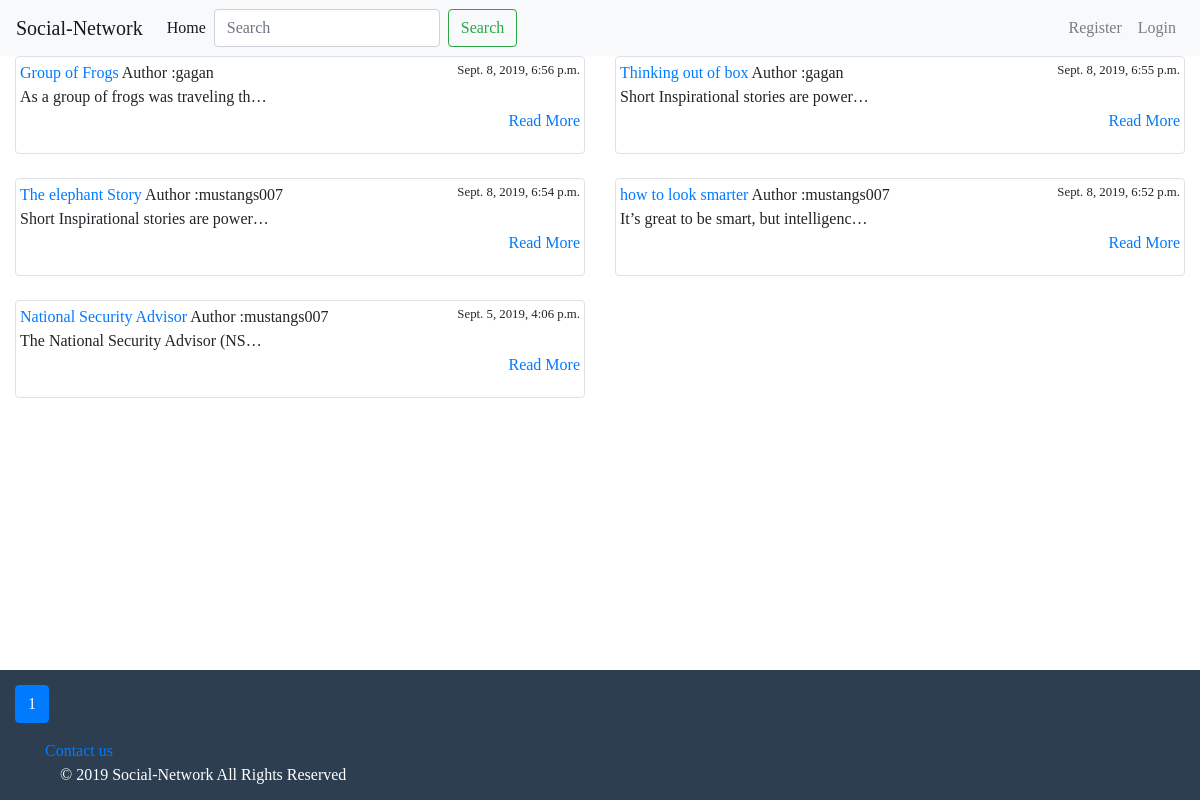
The page / on the database its author committed.
### blog/models.py (models this page shows, shortened)
class post(models.Model):
	objects = models.Manager()
	published = PublishedManager()
	STATUS=(
	('draft','Draft'),
	('published','Published',)
	)
	title=models.CharField(max_length=30)
	slug=models.SlugField(max_length=30)
	author=models.ForeignKey(User, related_name='blog_posts')
	body=models.TextField()
	likes=models.ManyToManyField(User, related_name="likes", blank=True)
	created=models.DateTimeField(auto_now_add=True)
	updated=models.DateTimeField(auto_now=True)
	status=models.CharField(max_length=10, choices=STATUS, default='draft')
	def get_absolute_url(self):
		return reverse("post_detail", args=[self.id , self.slug])

### blog/views.py (the view)
# urls.py: url(r'^$',views.post_list,name="post_list"),
def post_list(request):
	post_list = post.published.all().order_by('-id')
	query = request.GET.get('q')
	if query:
		post_list = post.published.filter(
		Q(title__icontains=query)|
		Q(author__username=query)|
		Q(body__icontains=query)
		)
	paginator = Paginator(post_list, 8)
	page = request.GET.get('page')
	try:
		posts= paginator.page(page)
	except PageNotAnInteger:
		posts = paginator.page(1)
	except EmptyPage:
		posts = paginator.page(paginator.num_pages)
	if page is None:
		start_index = 0
		end_index = 7
	else:
		(start_index, end_index )= proper_pagination(posts, index=3)
	page_range = list(paginator.page_range)[start_index:end_index]
	context={
	'posts':posts,
	'page_range':page_range,
	}
	return render(request,'blog/post_list.html',context)

### blog/models.py (called while the page is built)
	def get_queryset(self):
		return super(PublishedManager, self).get_queryset().filter(status="published")

### blog/templates/blog/post_list.html (shortened to what this page needs)
{% extends 'blog/base.html' %}
{% block content %}
   <div class="container-fluid">
   <div class="row">
   {% for p in posts %}
   <div class="col-md-6">
   <div class="img-thumbnail">
   <a href="{{ p.get_absolute_url }}">{{ p.title }}</a><small style="float:right">{{ p.created }}</small>
		Author :{{ p.author }}<br>
    <span style="display:block;text-overflow: ellipsis;width: 250px;overflow: hidden; white-space: nowrap;">
	{{ p.body }}
	</span>
  <p align="right"><a href="{{ p.get_absolute_url }}">Read More</a></p>
		</div>
		<br>
	</div>
  {% empty %}
    <div class="container-fluid">
      <h3>NO Post Found having search "{{ request.GET.q }}"</h3>
    </div>
   {% endfor %}
    </div>
   </div>
{% endblock %}

### static/blog/style.css (style rules this page uses)
html { position: relative; min-height: 100%; }
body { font-family: 'Lucida Casual','Comic Sans MS'; margin-bottom: 180px; }

### rows shown on the page
post: title "Group of Frogs", created "Sept. 8, 2019, 6:56 p.m.", author "gagan", body "As a group of frogs was traveling th…"
post: title "Thinking out of box", created "Sept. 8, 2019, 6:55 p.m.", author "gagan", body "Short Inspirational stories are power…"
post: title "The elephant Story", created "Sept. 8, 2019, 6:54 p.m.", author "mustangs007", body "Short Inspirational stories are power…"
post: title "how to look smarter", created "Sept. 8, 2019, 6:52 p.m.", author "mustangs007", body "It’s great to be smart, but intelligenc…"
post: title "National Security Advisor", created "Sept. 5, 2019, 4:06 p.m.", author "mustangs007", body "The National Security Advisor (NS…"

### other values the page prints
{{ p }} "1"
